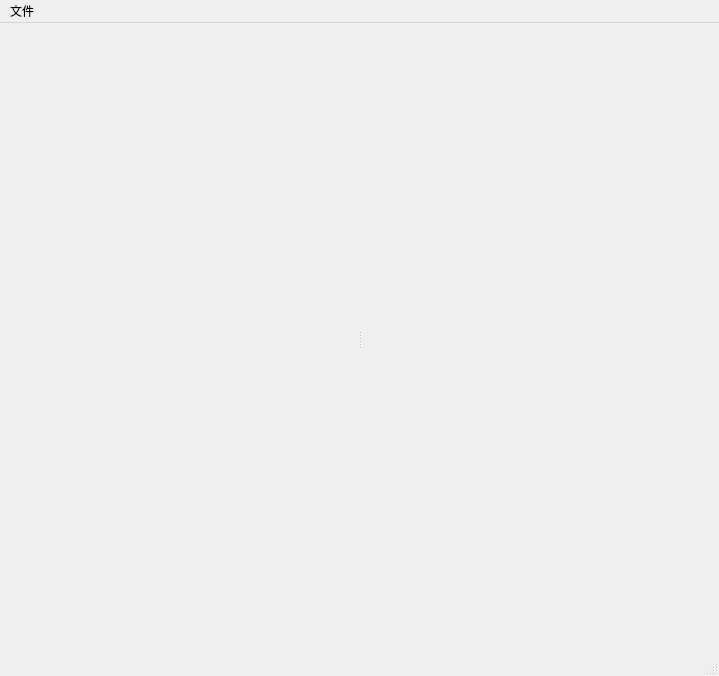
<?xml version="1.0" encoding="UTF-8"?>
<ui version="4.0">
 <class>OBNLowerComputerControl</class>
 <widget class="QMainWindow" name="OBNLowerComputerControl">
  <property name="geometry">
   <rect>
    <x>0</x>
    <y>0</y>
    <width>719</width>
    <height>676</height>
   </rect>
  </property>
  <property name="font">
   <font>
    <family>Ubuntu</family>
   </font>
  </property>
  <property name="windowTitle">
   <string>OBNLowerComputerControl</string>
  </property>
  <widget class="QWidget" name="centralwidget">
   <layout class="QGridLayout" name="gridLayout">
    <item row="0" column="0">
     <widget class="QSplitter" name="splitter">
      <property name="orientation">
       <enum>Qt::Horizontal</enum>
      </property>
      <widget class="OBNListNodeInform" name="widgetNodeList" native="true">
       <property name="sizePolicy">
        <sizepolicy hsizetype="Preferred" vsizetype="Preferred">
         <horstretch>0</horstretch>
         <verstretch>0</verstretch>
        </sizepolicy>
       </property>
       <property name="minimumSize">
        <size>
         <width>0</width>
         <height>0</height>
        </size>
       </property>
       <property name="styleSheet">
        <string notr="true"/>
       </property>
      </widget>
      <widget class="OBNRealControlWidget" name="widgetControl" native="true"/>
     </widget>
    </item>
   </layout>
  </widget>
  <widget class="QMenuBar" name="menubar">
   <property name="geometry">
    <rect>
     <x>0</x>
     <y>0</y>
     <width>719</width>
     <height>28</height>
    </rect>
   </property>
   <widget class="QMenu" name="menuFile">
    <property name="title">
     <string>文件</string>
    </property>
   </widget>
   <addaction name="menuFile"/>
  </widget>
  <widget class="QStatusBar" name="statusbar"/>
  <action name="actionWelcome">
   <property name="text">
    <string>欢迎界面</string>
   </property>
  </action>
 </widget>
 <customwidgets>
  <customwidget>
   <class>OBNRealControlWidget</class>
   <extends>QWidget</extends>
   <header>obnrealcontrolwidget.h</header>
   <container>1</container>
  </customwidget>
  <customwidget>
   <class>OBNListNodeInform</class>
   <extends>QWidget</extends>
   <header>obnlistnodeinform.h</header>
   <container>1</container>
  </customwidget>
 </customwidgets>
 <resources/>
 <connections/>
</ui>
